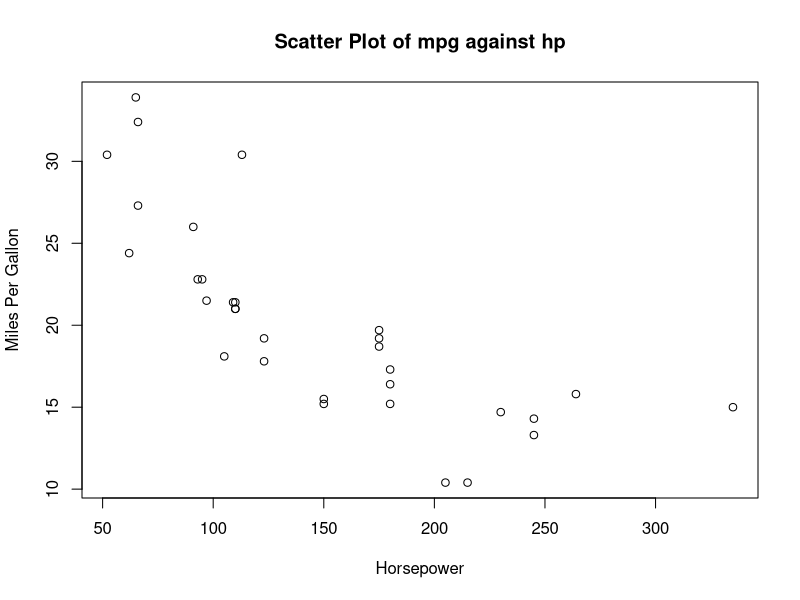

Recreate this plot in R.
## ---- chunk 1
#1. Create a vector called stock.prices
stock.prices <- c(23, 27, 23, 21, 34)
print(stock.prices)
## ---- chunk 2
#2. Create a numeric vector containing the numbers 1 to 10
numeric_vector <- 1:10
numeric_vector
## ---- chunk 3
#3. Calculate the sum of the numbers
sum_of_numbers <- sum(numeric_vector)
sum_of_numbers
## ---- chunk 4
#4. Create a logical vector indicating which numbers are even
even_vector <- numeric_vector %% 2 == 0
even_vector
## ---- chunk 5
#5. Use the plot() function to create a scatter plot of the mtcars dataset, plotting mpg against hp:
#Load the mtcars dataset
data(mtcars)

# Create a scatter plot of mpg against hp
plot(mtcars$hp, mtcars$mpg, xlab = "Horsepower", ylab = "Miles Per Gallon", main = "Scatter Plot of mpg against hp")
## ---- chunk 6
#6. Given a vector a = c("a", "b", "c", "d", "e"), extract the 2nd and 4th elements

a <- c("a", "b", "c", "d", "e")
extracted_elements <- a[c(2, 4)] # Extract the 2nd and 4th elements
extracted_elements
## ---- chunk 7
#7. From the mtcars dataset, select the rows where cyl is 4 and only the columns mpg, hp, and wt: 

selected_data <- mtcars[mtcars$cyl == 4, c("mpg", "hp", "wt")]
selected_data
## ---- chunk 8
#8. Create a list `my_list` that contains three elements: a numeric vector (1, 2, 3), a character vector (“a”, “b”, “c”), and a matrix with 2 rows and 2 columns.
my_list <- list(numeric_vector = c(1, 2, 3), character_vector = c("a", "b", "c"), matrix = matrix(1:4, nrow = 2))
my_list
## ---- chunk 9
#9. Add a new element to `my_list` that is a logical vector (TRUE, FALSE).
my_list$log_vector <- c(TRUE, FALSE)
my_list
## ---- chunk 10
# 10. Create character vector `words` with the elements “R”, “is”, “fun”.
words <- c("R", "is", "fun")
words
## ---- chunk 11
# 11. Use a function to concatenate these words into a single string: “R is fun”.
concate_string <- paste(words, collapse = " ")
concate_string
## ---- chunk 12
# 12. Replace “fun” with “awesome” in the concatenated string.
modified_string <- gsub("fun", "awesome", concate_string)
modified_string
## ---- chunk 13
# 13. From a numeric vector to a character vector: v_num = c(1, 2, 3)
v_num <- c(1, 2, 3)
v_char <- as.character(v_num)
v_char
## ---- chunk 14
# 14. From a character vector to a factor: v_char = c("low", "medium", "high")
v_char <- c("low", "medium", "high")
v_fact <- factor(v_char)
v_fact
## ---- chunk 15
# 15. From a factor to a numeric vector, considering the factor levels as numeric values: f = factor(c(1, 2, 3)).
f <- factor(c(1, 2, 3))
numeric_vector <- as.numeric(as.character(f))
numeric_vector
## ---- chunk 16
# 16. colors = c(“red”, “blue”, “green”, “blue”, “red”, “green”, “green”, “red”)
colors <- c("red", "blue", "green", "blue", "red", "green", "green", "red")
f_colors <- factor(colors)
f_colors
levels(f_colors) 
f_colors <- factor(colors, levels = c("green", "blue", "red"))
f_colors
## ---- chunk 17
# 17. 

my_list <- list(name = "Alice", age = 30, hobbies = c("Cycling", "Art", "Music"))
my_df <- data.frame(Name = c("Alice", "Bob"), Age = c(25, 30))
my_list
my_df

#--- Access and print the hobbies element from my_list
my_list$hobbies

#--- Add a new column Occupation to my_df with values “Doctor” for Alice and “Engineer” for Bob.
my_df$Occupation <- c("Doctor", "Engineer")
my_df
